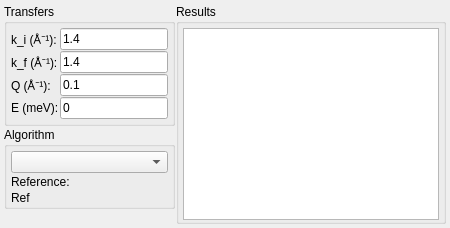
     <widget class="QWidget" name="tabCalc">
      <attribute name="title">
       <string>Calculation</string>
      </attribute>
      <layout class="QGridLayout" name="gridLayout_4">
       <property name="leftMargin">
        <number>4</number>
       </property>
       <property name="topMargin">
        <number>4</number>
       </property>
       <property name="rightMargin">
        <number>4</number>
       </property>
       <property name="bottomMargin">
        <number>4</number>
       </property>
       <property name="spacing">
        <number>1</number>
       </property>
       <item row="0" column="0">
        <widget class="QGroupBox" name="groupBox_4">
         <property name="sizePolicy">
          <sizepolicy hsizetype="Preferred" vsizetype="Preferred">
           <horstretch>0</horstretch>
           <verstretch>0</verstretch>
          </sizepolicy>
         </property>
         <property name="title">
          <string>Transfers</string>
         </property>
         <layout class="QFormLayout" name="formLayout_2">
          <property name="horizontalSpacing">
           <number>1</number>
          </property>
          <property name="verticalSpacing">
           <number>1</number>
          </property>
          <property name="leftMargin">
           <number>4</number>
          </property>
          <property name="topMargin">
           <number>4</number>
          </property>
          <property name="rightMargin">
           <number>4</number>
          </property>
          <property name="bottomMargin">
           <number>4</number>
          </property>
          <item row="0" column="0">
           <widget class="QLabel" name="labelki">
            <property name="text">
             <string>k_i (Å⁻¹):</string>
            </property>
           </widget>
          </item>
          <item row="0" column="1">
           <widget class="QLineEdit" name="editKi">
            <property name="text">
             <string>1.4</string>
            </property>
            <property name="readOnly">
             <bool>false</bool>
            </property>
           </widget>
          </item>
          <item row="1" column="0">
           <widget class="QLabel" name="labelkf">
            <property name="text">
             <string>k_f (Å⁻¹):</string>
            </property>
           </widget>
          </item>
          <item row="1" column="1">
           <widget class="QLineEdit" name="editKf">
            <property name="text">
             <string>1.4</string>
            </property>
            <property name="readOnly">
             <bool>false</bool>
            </property>
           </widget>
          </item>
          <item row="2" column="0">
           <widget class="QLabel" name="labelQ">
            <property name="text">
             <string>Q (Å⁻¹):</string>
            </property>
           </widget>
          </item>
          <item row="2" column="1">
           <widget class="QLineEdit" name="editQ">
            <property name="text">
             <string>0.1</string>
            </property>
            <property name="readOnly">
             <bool>false</bool>
            </property>
           </widget>
          </item>
          <item row="3" column="0">
           <widget class="QLabel" name="labelE">
            <property name="text">
             <string>E (meV):</string>
            </property>
           </widget>
          </item>
          <item row="3" column="1">
           <widget class="QLineEdit" name="editE">
            <property name="text">
             <string>0</string>
            </property>
            <property name="readOnly">
             <bool>true</bool>
            </property>
           </widget>
          </item>
         </layout>
        </widget>
       </item>
       <item row="0" column="1" rowspan="3">
        <widget class="QGroupBox" name="groupBox_9">
         <property name="sizePolicy">
          <sizepolicy hsizetype="Preferred" vsizetype="Preferred">
           <horstretch>1</horstretch>
           <verstretch>0</verstretch>
          </sizepolicy>
         </property>
         <property name="title">
          <string>Results</string>
         </property>
         <layout class="QGridLayout" name="gridLayout_12">
          <property name="leftMargin">
           <number>4</number>
          </property>
          <property name="topMargin">
           <number>4</number>
          </property>
          <property name="rightMargin">
           <number>4</number>
          </property>
          <property name="bottomMargin">
           <number>1</number>
          </property>
          <property name="horizontalSpacing">
           <number>1</number>
          </property>
          <property name="verticalSpacing">
           <number>2</number>
          </property>
          <item row="0" column="0">
           <widget class="QTextEdit" name="editResults">
            <property name="tabChangesFocus">
             <bool>true</bool>
            </property>
            <property name="undoRedoEnabled">
             <bool>false</bool>
            </property>
            <property name="readOnly">
             <bool>true</bool>
            </property>
           </widget>
          </item>
         </layout>
        </widget>
       </item>
       <item row="1" column="0">
        <widget class="QGroupBox" name="groupBox_8">
         <property name="sizePolicy">
          <sizepolicy hsizetype="Preferred" vsizetype="Preferred">
           <horstretch>0</horstretch>
           <verstretch>0</verstretch>
          </sizepolicy>
         </property>
         <property name="title">
          <string>Algorithm</string>
         </property>
         <layout class="QFormLayout" name="formLayout_8">
          <property name="fieldGrowthPolicy">
           <enum>QFormLayout::AllNonFixedFieldsGrow</enum>
          </property>
          <property name="horizontalSpacing">
           <number>1</number>
          </property>
          <property name="verticalSpacing">
           <number>2</number>
          </property>
          <property name="leftMargin">
           <number>4</number>
          </property>
          <property name="topMargin">
           <number>4</number>
          </property>
          <property name="rightMargin">
           <number>4</number>
          </property>
          <property name="bottomMargin">
           <number>1</number>
          </property>
          <item row="0" column="0" colspan="2">
           <widget class="QComboBox" name="comboAlgo"/>
          </item>
          <item row="1" column="0">
           <widget class="QLabel" name="label_2">
            <property name="text">
             <string>Reference:</string>
            </property>
           </widget>
          </item>
          <item row="2" column="0">
           <widget class="QLabel" name="labelAlgoRef">
            <property name="text">
             <string>Ref</string>
            </property>
           </widget>
          </item>
         </layout>
        </widget>
       </item>
      </layout>
     </widget>
